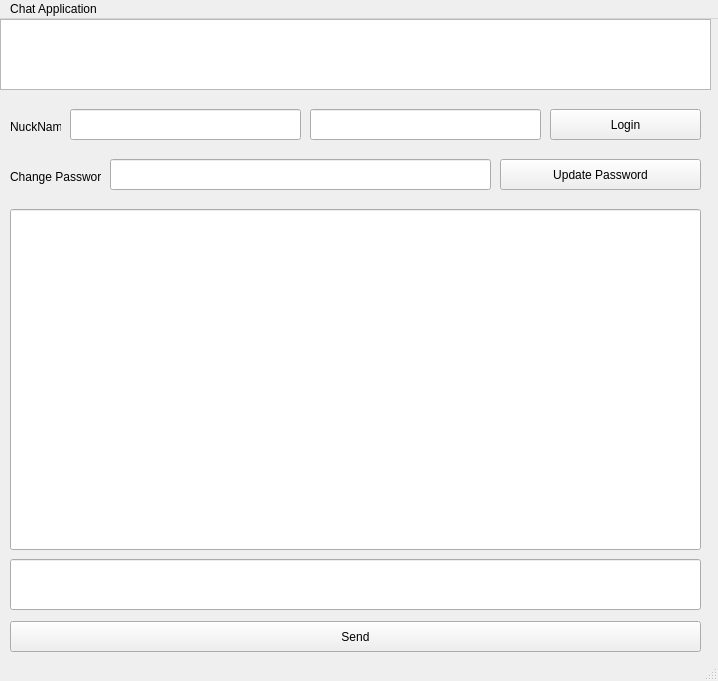
<?xml version="1.0" encoding="UTF-8"?>
<ui version="4.0">
 <class>MainWindow</class>
 <widget class="QMainWindow" name="MainWindow">
  <property name="geometry">
   <rect>
    <x>0</x>
    <y>0</y>
    <width>718</width>
    <height>681</height>
   </rect>
  </property>
  <property name="windowTitle">
   <string>MainWindow</string>
  </property>
  <widget class="QWidget" name="centralwidget">
   <widget class="QTextEdit" name="people">
    <property name="geometry">
     <rect>
      <x>0</x>
      <y>0</y>
      <width>711</width>
      <height>71</height>
     </rect>
    </property>
   </widget>
   <widget class="QLabel" name="Name">
    <property name="geometry">
     <rect>
      <x>10</x>
      <y>100</y>
      <width>51</width>
      <height>16</height>
     </rect>
    </property>
    <property name="text">
     <string>NuckName</string>
    </property>
   </widget>
   <widget class="QLineEdit" name="InputName">
    <property name="geometry">
     <rect>
      <x>70</x>
      <y>90</y>
      <width>231</width>
      <height>31</height>
     </rect>
    </property>
   </widget>
   <widget class="QLineEdit" name="InputPassword">
    <property name="geometry">
     <rect>
      <x>310</x>
      <y>90</y>
      <width>231</width>
      <height>31</height>
     </rect>
    </property>
   </widget>
   <widget class="QPushButton" name="Login">
    <property name="geometry">
     <rect>
      <x>550</x>
      <y>90</y>
      <width>151</width>
      <height>31</height>
     </rect>
    </property>
    <property name="text">
     <string>Login</string>
    </property>
   </widget>
   <widget class="QPushButton" name="UpdateP">
    <property name="geometry">
     <rect>
      <x>500</x>
      <y>140</y>
      <width>201</width>
      <height>31</height>
     </rect>
    </property>
    <property name="text">
     <string>Update Password</string>
    </property>
   </widget>
   <widget class="QLabel" name="CP">
    <property name="geometry">
     <rect>
      <x>10</x>
      <y>150</y>
      <width>91</width>
      <height>16</height>
     </rect>
    </property>
    <property name="text">
     <string>Change Password</string>
    </property>
   </widget>
   <widget class="QLineEdit" name="ChangePassword">
    <property name="geometry">
     <rect>
      <x>110</x>
      <y>140</y>
      <width>381</width>
      <height>31</height>
     </rect>
    </property>
   </widget>
   <widget class="QLineEdit" name="Body">
    <property name="geometry">
     <rect>
      <x>10</x>
      <y>190</y>
      <width>691</width>
      <height>341</height>
     </rect>
    </property>
   </widget>
   <widget class="QLineEdit" name="text">
    <property name="geometry">
     <rect>
      <x>10</x>
      <y>540</y>
      <width>691</width>
      <height>51</height>
     </rect>
    </property>
   </widget>
   <widget class="QPushButton" name="Send">
    <property name="geometry">
     <rect>
      <x>10</x>
      <y>602</y>
      <width>691</width>
      <height>31</height>
     </rect>
    </property>
    <property name="text">
     <string>Send</string>
    </property>
   </widget>
  </widget>
  <widget class="QMenuBar" name="menubar">
   <property name="geometry">
    <rect>
     <x>0</x>
     <y>0</y>
     <width>718</width>
     <height>22</height>
    </rect>
   </property>
   <widget class="QMenu" name="menuChat_Application">
    <property name="title">
     <string>Chat Application</string>
    </property>
   </widget>
   <addaction name="menuChat_Application"/>
  </widget>
  <widget class="QStatusBar" name="statusbar"/>
 </widget>
 <resources/>
 <connections/>
</ui>
